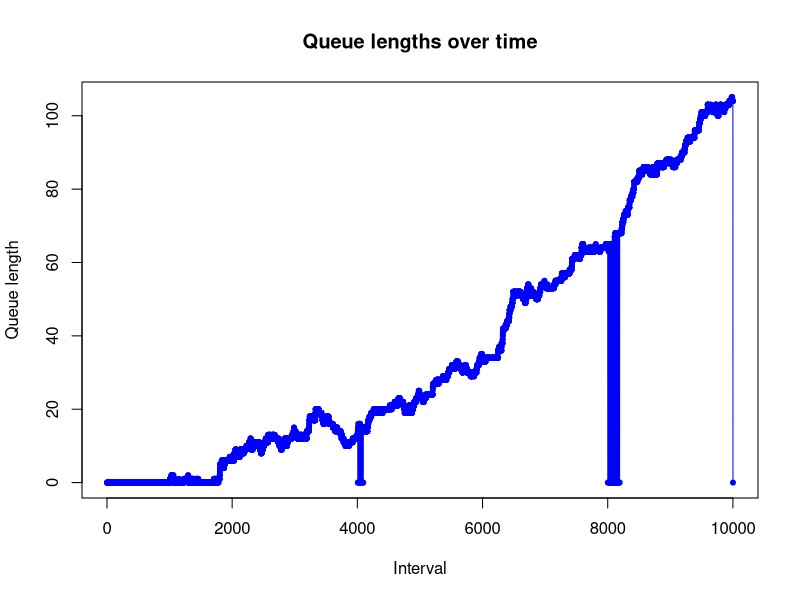

Write the R code that produced this figure.
## NHPP Arrivals
get_nhpp_realization <- function(lambda){
  set.seed(1)
  t_max <- 10
  t <- 0
  lambda_star <- function(){
    max(sapply(seq(1, t_max,length.out=1000), lambda))*2}
  Lambda <- function(tupper){
    integrate(f = lambda, lower = 0, upper = tupper)$value}
  X <- numeric()
  while(t <= t_max){
    u <- runif(1)
    t <- t - log(u)/lambda_star()
    if(runif(1) < lambda(t)/lambda_star()) {
      X <- c(X,t)
    }
  }
  return(X)
}
l = 35
b = 10/35
g = 1
lambda <- function(t)  l*(1+b*sin(g*t))
res_1 <- get_nhpp_realization(lambda)

#### Code by Matt Asher. Published at StatisticsBlog.com ####
#### http://www.statisticsblog.com/2011/10/waiting-in-line-waiting-on-r/ ####
#### CONFIG ####
# Number of slots to fill
numbSlots = 40

prec = 1000  #precision
t = 0
tmax = 10
At = floor(res_1*prec)/prec
# Total time to track
intervals = seq(t,tmax,1/prec)

# Average time each person takes at the teller, discretized exponential 
# distribution assumed Times will be augmented by one, so that everyone takes at
# least 1 interval to serve
meanServiceTime = 1

#### INITIALIZATION ####
queueLengths = rep(0, length(intervals))
totalCustomer = 0
slots = rep(0, numbSlots)
waitTimes = c()
leavingTimes = c()
queue = list()
arrivalTimes = c()
frontOfLineWaits = c()
Akt = rep(0, length(At))
Dkt = rep(0, length(At))
Tkt = rep(0, length(At))

#### Libraries ####
# Use the proto library to treat people like objects in traditional oop
library("proto")

#### Functions ####
# R is missing a nice way to do ++, so we use this
inc <- function(x) {
  eval.parent(substitute(x <- x + 1))
}
dec <- function(x) {
  eval.parent(substitute(x <- x - 1))
}

# Main object, really a "proto" function
person <- proto(
  intervalArrived = 0,
  intervalAttended = NULL,
  # How much teller time will this person demand?
  intervalsNeeded = floor(rexp(1, 1/meanServiceTime)) + 1,
  intervalsWaited = 0,
  intervalsWaitedAtHeadOfQueue = 0
)

#### Main loop ####
for(i in intervals) {
  
  # Check if anyone is leaving the slots
  for(j in 1:numbSlots) {
    if(slots[j] == i) {
      inc(Dkt[totalCustomer])
      dec(totalCustomer)
      # They are leaving the queue, slot to 0
      slots[j] = 0
      leavingTimes = c(leavingTimes, i)
    }
  }
  
  
  # See if a new person is to be added to the queue
  if(i %in% At) {
    inc(Akt[totalCustomer])
    inc(totalCustomer)
    newPerson = as.proto(person$as.list())
    newPerson$intervalArrived = i
    queue = c(queue, newPerson)
    arrivalTimes  = c(arrivalTimes, i)
  }
  
  # Can we place someone into a slot?
  for(j in 1:numbSlots) {
    # If this slot is free
    if(!slots[j]) { 
      if(length(queue) > 0) {
        placedPerson = queue[[1]]
        slots[j] = i + placedPerson$intervalsNeeded
        waitTimes = c(waitTimes, placedPerson$intervalsWaited)
        # Only interested in these if person waited 1 or more intevals at front
        # of line
        if(placedPerson$intervalsWaitedAtHeadOfQueue) {
          frontOfLineWaits = c(frontOfLineWaits, 
                               placedPerson$intervalsWaitedAtHeadOfQueue)
        }
        
        # Remove placed person from queue
        queue[[1]] = NULL
      }
    }
  }
  
  # Everyone left in the queue has now waited one more interval to be served
  if(length(queue)) {
    for(j in 1:length(queue)) {
      inc(queue[[j]]$intervalsWaited) # = queue[[j]]$intervalsWaited + 1
    }
    
    # The (possibley new) person at the front of the queue has had to wait 
    # there one more interval.
    inc(queue[[1]]$intervalsWaitedAtHeadOfQueue) 
    # = queue[[1]]$intervalsWaitedAtHeadOfQueue + 1
  }
  
  # End of the interval, what is the state of things
  queueLengths[i*prec] = length(queue);
}

#### Output ####
plot(queueLengths, type="o", col="blue", pch=20, 
     main="Queue lengths over time",
     xlab="Interval", ylab="Queue length")
# plot(waitTimes, type="o", col="blue", pch=20, main="Wait times", 
#      xlab="Person", ylab="Wait time")
